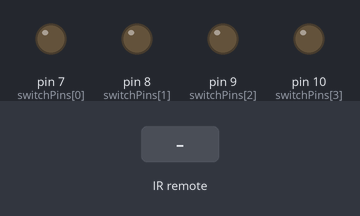
The sketch below on a simulated Arduino Uno, built with avr-gcc and run on an emulated ATmega328P. On the bench: output pins drawn as LEDs (lit = HIGH). The test bench sets the inputs (shaded band).

Above: at 1.2 s.
1.3 s: infrared code 0x10EFA956 received
At 2.5 s:
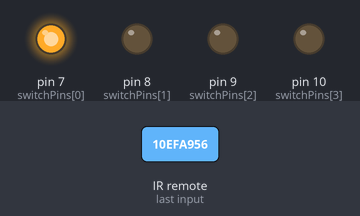
2.8 s: infrared code 0x10EF9966 received
At 3.8 s:
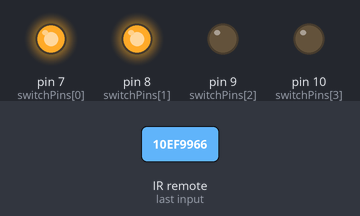
4.3 s: infrared code 0x10EFB946 received
At 4.9 s:
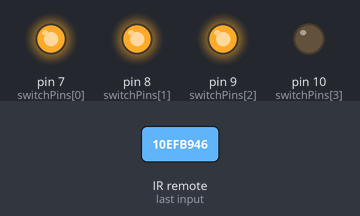
5.8 s: infrared code 0x10EF6B94 received
At 6.1 s:
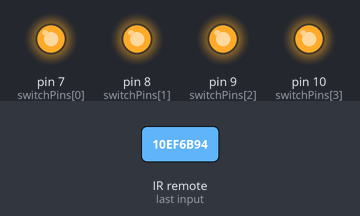
7.3 s: infrared code 0x10EFA956 received
At 8.4 s:
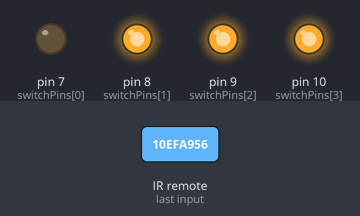
8.8 s: infrared code 0x10EF9966 received
At 9.6 s:
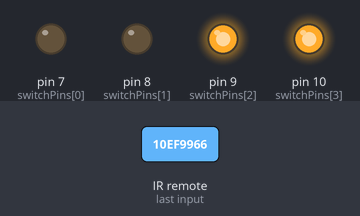
Timing chart, 0 to 11.3 s (numbered marks = the images above; inputs shaded):
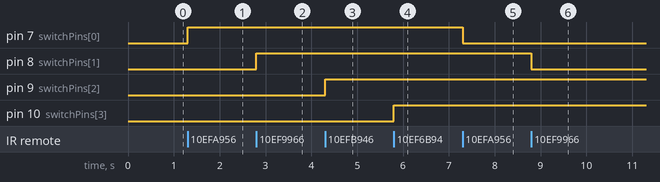

The sketch:

IR_remote_control_Arduino_relay.ino
```cpp
#include <IRremote.h>

// Define constants
const int switchPins[] = {7, 8, 9, 10};
const int numSwitches = sizeof(switchPins) / sizeof(switchPins[0]);
int toggleStates[numSwitches] = {0, 0, 0, 0}; // Toggle states for each switch

int RECV_PIN = 11;

// Define IR receiver and Result Objects
IRrecv irrecv(RECV_PIN);
decode_results results;

void setup() {
  Serial.begin(9600);
  irrecv.enableIRIn(); // Enable the IR receiver

  for (int i = 0; i < numSwitches; i++) {
    pinMode(switchPins[i], OUTPUT);
  }
}

void loop() {
  if (irrecv.decode(&results)) {
    switch (results.value) {
      case 0x10EFA956: toggleSwitch(0); break; // Hex code for TV remote button 1
      case 0x10EF9966: toggleSwitch(1); break; // Hex code for TV remote button 2
      case 0x10EFB946: toggleSwitch(2); break; // Hex code for TV remote button 3
      case 0x10EF6B94: toggleSwitch(3); break; // Hex code for TV remote button 4
      default: break;
    }

    irrecv.resume(); // Receive the next value
  }
}

void toggleSwitch(int index) {
  toggleStates[index] = !toggleStates[index]; // Toggle the state
  digitalWrite(switchPins[index], toggleStates[index] ? HIGH : LOW); // Set the switch
  delay(100);
}
```

Measured:
- after the input at 1.3 s, pin 7 (switchPins[0]): LOW → HIGH at once
- after the input at 2.8 s, pin 8 (switchPins[1]): LOW → HIGH at once
- after the input at 4.3 s, pin 9 (switchPins[2]): LOW → HIGH at once
- after the input at 5.8 s, pin 10 (switchPins[3]): LOW → HIGH at once
- after the input at 7.3 s, pin 7 (switchPins[0]): HIGH → LOW at once
- after the input at 8.8 s, pin 8 (switchPins[1]): HIGH → LOW at once
